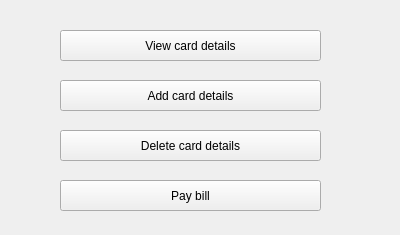
<?xml version="1.0" encoding="UTF-8"?>
<ui version="4.0">
 <class>Form</class>
 <widget class="QWidget" name="Form">
  <property name="geometry">
   <rect>
    <x>0</x>
    <y>0</y>
    <width>400</width>
    <height>235</height>
   </rect>
  </property>
  <property name="windowTitle">
   <string>CARD DETAILS</string>
  </property>
  <widget class="QToolButton" name="cardDetails">
   <property name="geometry">
    <rect>
     <x>60</x>
     <y>30</y>
     <width>261</width>
     <height>31</height>
    </rect>
   </property>
   <property name="text">
    <string>View card details</string>
   </property>
  </widget>
  <widget class="QToolButton" name="addCardDetails">
   <property name="geometry">
    <rect>
     <x>60</x>
     <y>80</y>
     <width>261</width>
     <height>31</height>
    </rect>
   </property>
   <property name="text">
    <string>Add card details</string>
   </property>
  </widget>
  <widget class="QToolButton" name="deleteCardDetails">
   <property name="geometry">
    <rect>
     <x>60</x>
     <y>130</y>
     <width>261</width>
     <height>31</height>
    </rect>
   </property>
   <property name="text">
    <string>Delete card details</string>
   </property>
  </widget>
  <widget class="QToolButton" name="payBill">
   <property name="geometry">
    <rect>
     <x>60</x>
     <y>180</y>
     <width>261</width>
     <height>31</height>
    </rect>
   </property>
   <property name="text">
    <string>Pay bill</string>
   </property>
  </widget>
 </widget>
 <resources/>
 <connections/>
</ui>
